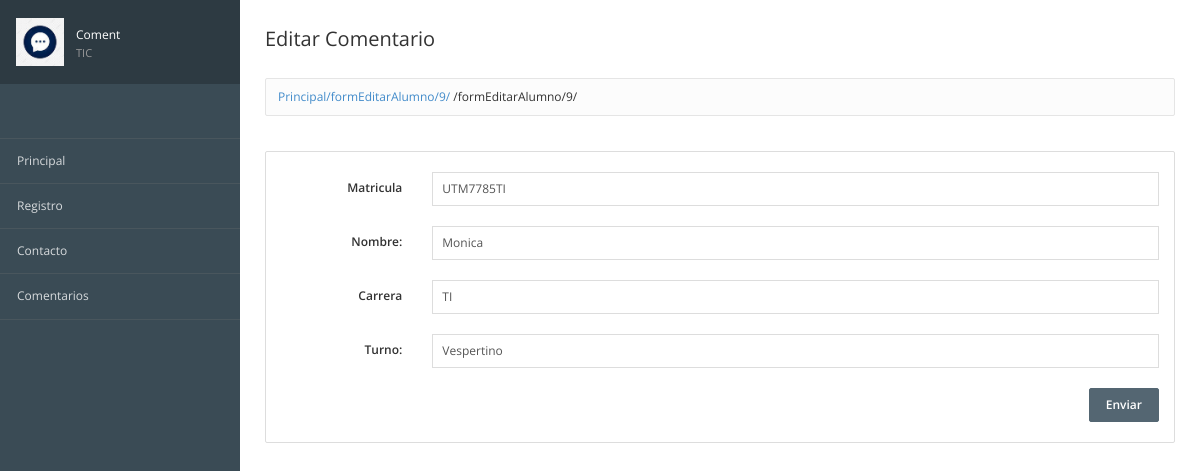
Screenshot of /formEditarAlumno/9/ with the database file from the repository.
### registros/models.py (models this page shows, shortened)
class Alumnos(models.Model): #Define la estructura de la tabla
    matricula = models.CharField(max_length=12, verbose_name="Mat") #Define el tipo de dato y el tamaño
    nombre = models.TextField() #TExto largo
    carrera = models.TextField()
    turno = models.CharField(max_length=10)
    imagen = models.ImageField(upload_to="fotos", verbose_name="Fotografia", null=True)
    created = models.DateTimeField(auto_now_add=True) #Fecha de creacion
    update = models.DateTimeField(auto_now_add=True) #Fecha de actualizacion
    class Meta:
        verbose_name = "Alumno"
        verbose_name_plural = "Alumnos"
        ordering = ["-created"]

### registros/views.py (the view)
# urls.py: path('formEditarAlumno/<int:id>/', views_registros.consultarAlumno, name='ConsultarIndividualAlumno'),
def consultarAlumno(request, id):
    alumno = Alumnos.objects.get(id=id)
    return render(request, 'registros/formEditarAlumno.html', {'alumno': alumno})

### registros/templates/registros/formEditarAlumno.html (shortened to what this page needs)
{% extends 'inicio/encabezado.html' %} {% block titulo %} Eliminar {% endblock %} {% block imagen %} {%load static%} {%static 'inicio/imagenes/comment.png'%} {% endblock %} {% block text %} Coment <span>TIC</span> {% endblock %} {% block encabezado %}
<div class="page-header">
    <div class="page-title">
        <h3>Editar Comentario</h3>
    </div>
</div>
{% endblock %} {% block contenido %}
<form class="form-horizontal" action="{% url 'EditarA' alumno.id %}" method="POST" role="form">
    <div class="panel panel-default">
        <div class="panel-body">
            <div class="form-group">
                <label class="col-sm-2 control-label text-right">Matricula</label>
                <div class="col-sm-10">
                    <input value="{{alumno.matricula}}" name="matricula" type="text" class="form-control">
                </div>
            </div>
            <div class="form-group">
                <label class="col-sm-2 control-label text-right">Nombre:</label>
                <div class="col-sm-10">
                    <input value="{{alumno.nombre}}" name="nombre" type="text" class="form-control">
                </div>
            </div>
            <div class="form-group">
                <label class="col-sm-2 control-label text-right">Carrera</label>
                <div class="col-sm-10">
                    <input value="{{alumno.carrera}}" name="carrera" type="text" class="form-control">
                </div>
            </div>
            <div class="form-group">
                <label class="col-sm-2 control-label text-right">Turno:</label>
                <div class="col-sm-10">
                    <input value="{{alumno.turno}}" name="turno" type="text" class="form-control">
                </div>
            </div>
            <div class="form-actions text-right">
                <input type="submit" value="Enviar" class="btn btn-primary">
            </div>
        </div>
    </div>
</form>
</div>
{% endblock %}

### inicio/static/inicio/css/londinium-theme.css (style rules this page uses)
.panel-toolbar:after, .page-header:after, .header-bar-stats .page-stats li:after, .panel-heading:after { content: ""; display: table; clear: both; }
html { height: 100%; }
body { font-family: 'Open Sans', sans-serif; font-size: 12px; position: relative; min-height: 100%; }
h1, h2, h3, h4, h5, h6, .h1, .h2, .h3, .h4, .h5, .h6 { font-weight: 600; line-height: 1.42857143; margin-top: 0; }
h3, .h3 { font-size: 20px; }
label { font-weight: 600; }
.page-header { padding: 0; margin: 0; position: relative; border: 0; }
.page-title { float: left; }
.page-title h3 { padding: 29px 0; margin: 0; font-weight: 400; line-height: 20px; }
.panel { border-radius: 2px; margin-bottom: 35px; box-shadow: none; }
.form-group { margin-bottom: 20px; }
.panel .form-group:first-child, .well .form-group:first-child { margin-top: 5px; }
.form-control { padding: 7px 9px 8px 9px; font-size: 12px; border-color: #ddd; box-shadow: none; border-radius: 0; }
input[type=text], input[type=password], textarea { -webkit-appearance: none; }
.form-actions { margin-bottom: 5px; }
.form-horizontal .control-label, .form-horizontal .radio, .form-horizontal .checkbox, .form-horizontal .radio-inline, .form-horizontal .checkbox-inline { margin-bottom: 5px; }
@media (min-width: 768px) { .form-horizontal .control-label { text-align: left; } }
@media (min-width: 768px) { .form-horizontal .control-label.text-right { text-align: right; } }
.btn { padding: 7px 16px 8px 16px; font-size: 12px; font-weight: 600; border-radius: 2px; -webkit-border-radius: 2px; -moz-border-radius: 2px; -webkit-user-select: none; -moz-user-select: none; -ms-user-select: none; -o-user-select: none; user-select: none; }
.btn-primary { background-color: #546672; border-color: #546672; }

### rows the page displays
Alumnos: matricula "UTM7785TI", nombre "Monica", carrera "TI", turno "Vespertino"

### other values shown
{{ request.path }} "/formEditarAlumno/9/"
